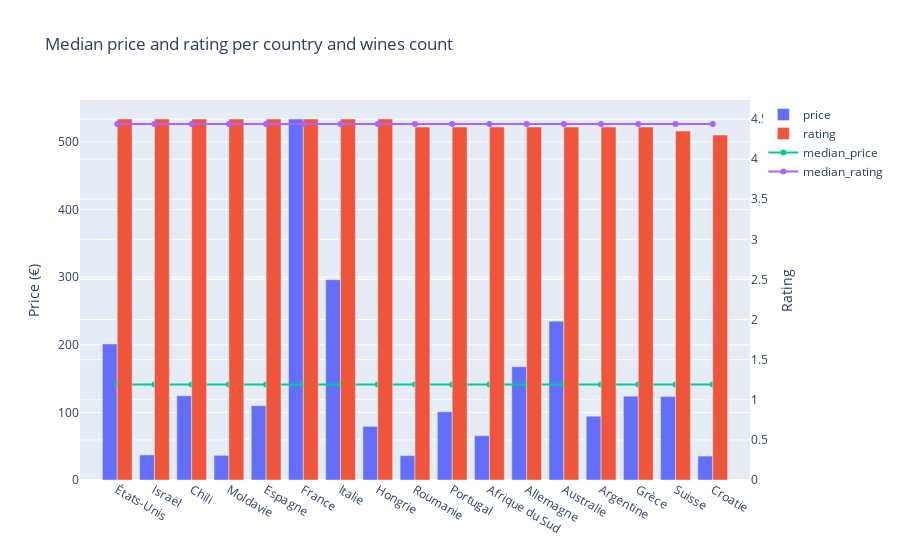

Notebook cell for this chart:
### Code cell
df1 = pd.read_csv('data/best_countries.csv')

countries = df1.groupby('country',as_index=False)[['price','rating','wine count']].median()
countries.sort_values('rating',ascending=False,inplace=True)
countries["median_price"] = countries['price'].mean()
countries["median_rating"] = countries['rating'].mean()


fig2 = go.Figure()

fig2.add_trace(
    go.Bar(name='price', x=countries['country'], y=countries['price'],offsetgroup=0)
)
fig2.add_trace(
    go.Bar(name='rating', x=countries['country'], y=countries['rating'],yaxis="y2",offsetgroup=1)
)
fig2.add_trace(
    go.Line(name="median_price",x=countries['country'],y=countries['median_price'],yaxis="y")
)
fig2.add_trace(
    go.Line(name="median_rating",x=countries['country'],y=countries['median_rating'],yaxis="y2")
)

fig2.update_layout(
    title = "Median price and rating per country and wines count",
    yaxis=dict(
        title = "Price (€)"
    ),
    yaxis2=dict(
        title="Rating",
        overlaying='y',
        side='right'

    ),

    barmode='group',
    )

fig2.show()

### Figure 1 — Plotly figure (JSON) as saved in the notebook; plotly's stock layout.template omitted (floating-point values rounded to 4 significant figures)
{"data": [{"name": "price", "offsetgroup": "0", "type": "bar", "x": ["États-Unis", "Israël", "Chili", "Moldavie", "Espagne", "France", "Italie", "Hongrie", "Roumanie", "Portugal", "Afrique du Sud", "Allemagne", "Australie", "Argentine", "Grèce", "Suisse", "Croatie"], "y": [201.2, 37.05, 124.7, 36.55, 110.0, 534, 296.2, 79.25, 36.08, 101, 65.54, 167.6, 235, 94.35, 124, 123.4, 35.4]}, {"name": "rating", "offsetgroup": "1", "type": "bar", "x": ["États-Unis", "Israël", "Chili", "Moldavie", "Espagne", "France", "Italie", "Hongrie", "Roumanie", "Portugal", "Afrique du Sud", "Allemagne", "Australie", "Argentine", "Grèce", "Suisse", "Croatie"], "y": [4.5, 4.5, 4.5, 4.5, 4.5, 4.5, 4.5, 4.5, 4.4, 4.4, 4.4, 4.4, 4.4, 4.4, 4.4, 4.35, 4.3], "yaxis": "y2"}, {"name": "median_price", "type": "scatter", "x": ["États-Unis", "Israël", "Chili", "Moldavie", "Espagne", "France", "Italie", "Hongrie", "Roumanie", "Portugal", "Afrique du Sud", "Allemagne", "Australie", "Argentine", "Grèce", "Suisse", "Croatie"], "y": [141.3, 141.3, 141.3, 141.3, 141.3, 141.3, 141.3, 141.3, 141.3, 141.3, 141.3, 141.3, 141.3, 141.3, 141.3, 141.3, 141.3], "yaxis": "y"}, {"name": "median_rating", "type": "scatter", "x": ["États-Unis", "Israël", "Chili", "Moldavie", "Espagne", "France", "Italie", "Hongrie", "Roumanie", "Portugal", "Afrique du Sud", "Allemagne", "Australie", "Argentine", "Grèce", "Suisse", "Croatie"], "y": [4.438, 4.438, 4.438, 4.438, 4.438, 4.438, 4.438, 4.438, 4.438, 4.438, 4.438, 4.438, 4.438, 4.438, 4.438, 4.438, 4.438], "yaxis": "y2"}], "layout": {"barmode": "group", "title": {"text": "Median price and rating per country and wines count"}, "yaxis": {"title": {"text": "Price (€)"}}, "yaxis2": {"overlaying": "y", "side": "right", "title": {"text": "Rating"}}}}
